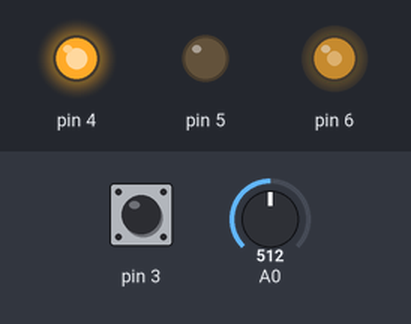
Simulated run of this sketch. Board: Arduino Uno, built with avr-gcc and run on an emulated ATmega328P. On the bench: output pins drawn as LEDs (lit = HIGH). The test bench sets the inputs (shaded band); at power-on: A0 = 512, pin 3 HIGH.

Above: at 0.8 s.
0.9 s: A0 set to 716
At 1.3 s:
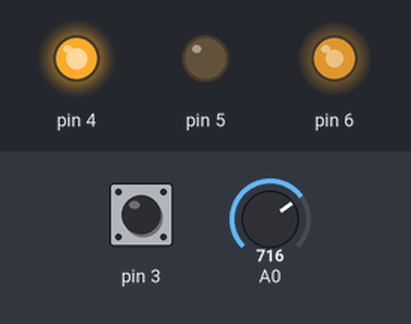
2.4 s: pin 3 pulled LOW for 0.15 s
At 2.8 s:
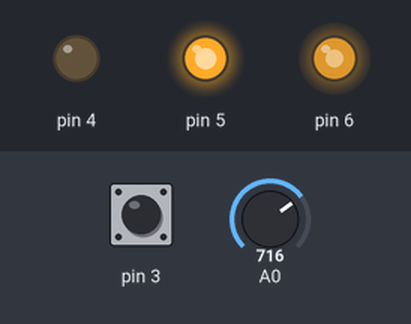
4.0 s: A0 set to 900
At 4.9 s:
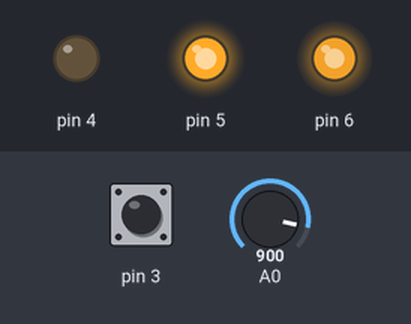
5.5 s: pin 3 pulled LOW for 1 s
At 7.6 s:
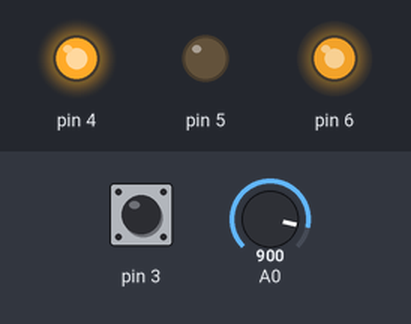
8.0 s: A0 set to 122
At 9.1 s:
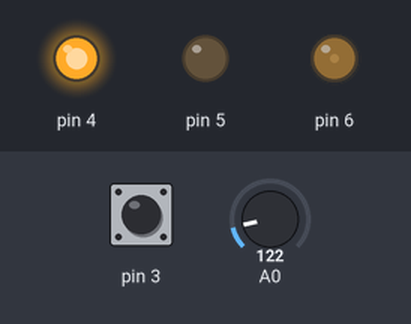
9.5 s: pin 3 pulled LOW for 0.15 s
At 10.6 s:
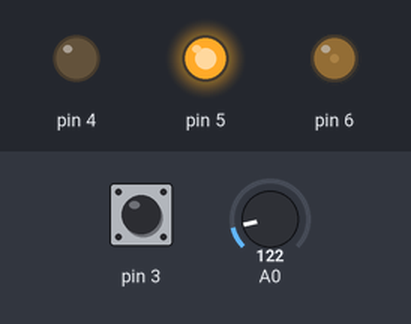
Timing chart, 0 to 12.1 s (numbered marks = the images above; inputs shaded):
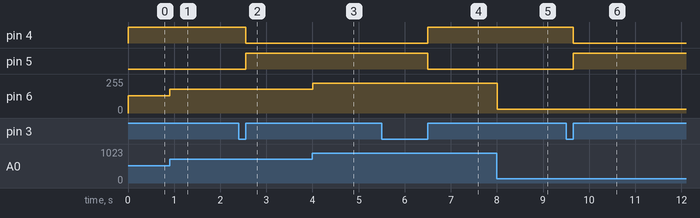

The sketch:

Zad1.ino
```cpp
/*
* Zad1.ino
*
* Created: 1/11/2018 8:53:36 PM
* Author: Zjonn
*/

#include <avr/io.h>
#include <avr/interrupt.h>
#include <avr/sleep.h>

#define SET(X)(1<<X)

volatile uint8_t state = 0;

void init() {
    DDRD |= 0x70;
    PORTD |= 0x18;
}


void initTimer() {
	TCCR0A = 0;
	TCCR0B = 0;
    TCCR0A |= SET(COM0A1);

    TCCR0A |= SET(WGM00) ;//| SET(WGM01);
    //TCCR0B |= SET(WGM02);

    TCCR0B |= SET(CS02) ;

    TIMSK0 |= SET(TOIE0);
    //OCR0A = 0;
}

void initADC() {
    ADMUX |= SET(REFS0);
    ADCSRA |= SET(ADEN) | SET(ADIE);
    ADCSRA |= SET(ADPS0) | SET(ADPS2);
}

ISR(TIMER0_OVF_vect) {
    ADCSRA |= SET(ADSC);
}

ISR(ADC_vect) {
    OCR0A = ADC/4;
    if(state == 0 && !(PIND & 0x08)) state = 1;
    if(state == 1 && PIND & 0x08) {
        state = 0;
        PORTD ^= 0x30;

    }
}

int main() {
    init();
    initTimer();
    initADC();

    sei();
    ADCSRA |= SET(ADSC);
    while(1)
        sleep_cpu();
}
```

Measured:
- after the input at 0.9 s, pin 6: 128/255 → 179/255 at once
- after the input at 2.4 s, pin 4: HIGH → LOW after 0.15 s; pin 5: LOW → HIGH after 0.15 s
- after the input at 4.0 s, pin 6: 179/255 → 225/255 at once
- after the input at 5.5 s, pin 4: LOW → HIGH after 1.0 s; pin 5: HIGH → LOW after 1.0 s
- after the input at 8.0 s, pin 6: 225/255 → 30/255 at once
- after the input at 9.5 s, pin 4: HIGH → LOW after 0.15 s; pin 5: LOW → HIGH after 0.15 s
